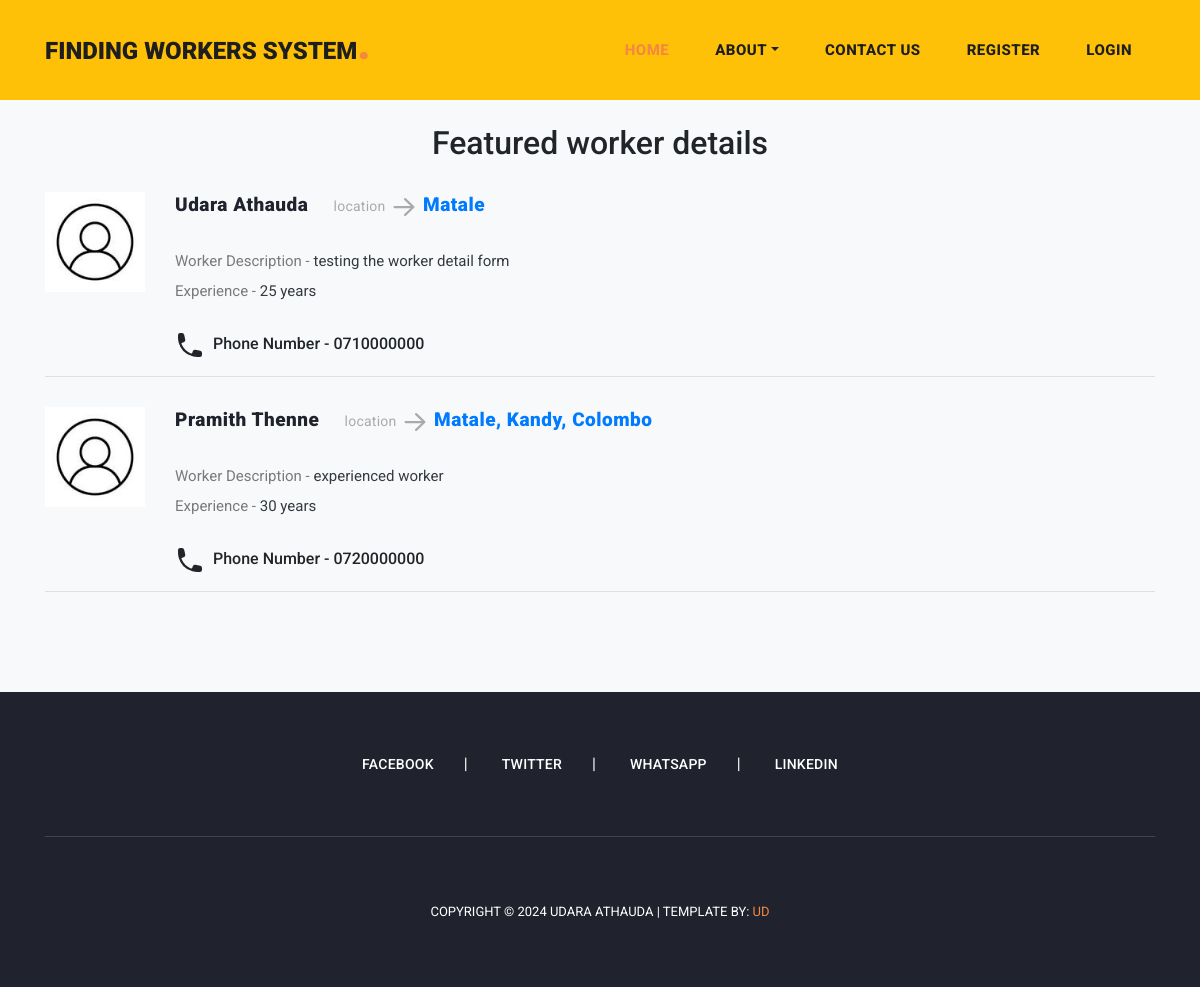
Screenshot of /workerDetailDisplay/1/ with the database file from the repository.
### formsapp/models.py (models this page shows, shortened)
class WorkerDetails(models.Model):
    First_name = models.CharField(max_length=50)
    Last_name = models.CharField(max_length=50)
    Worker_image = models.ImageField(upload_to='images/', blank=True, null=True, default='images/propic.jpeg')
    Contact_number = models.IntegerField()
    Location = models.CharField(max_length=100)
    Working_areas = models.ManyToManyField(WorkerArea, related_name='areas')
    Experience = models.CharField(max_length=50)
    Description = models.TextField()
    Reg_date = models.DateField(auto_now_add=True)
    Accept = models.BooleanField(default=False)

### formsapp/views.py (the view)
# urls.py: path('workerDetailDisplay/<int:param>/', views.workerDetailDisplay, name='workerDetailDisplay'),
def workerDetailDisplay(request, param):
    userConf = request.session.get('confirm')
    user_name = request.session.get('userDetails')
    workerDetails = WorkerDetails.objects.filter(Working_areas=param, Accept=True)
    if workerDetails:
        return render(request, 'workerDetailDisplay.html', {'confirm': userConf, 'userName': user_name, 'details': workerDetails})
    else:
        messages.error(request, 'No worker details are available in this worker area')
        return render(request, 'workerDetailDisplay.html', {'confirm': userConf, 'userName': user_name})

### templates/workerDetailDisplay.html (shortened to what this page needs)
{% extends 'basepage.html' %}
{% block content %}
<br>
<div class="blog-posts">
    <div class="container">
        <h2 class="text-center mt-5">Featured worker details</h2>
        {% for detail in details %}
        <div class="sidebar-item comments">
            <div class="content">
                <ul>
                    <li>
                        <div class="author-thumb">
                            <img src="{{detail.Worker_image.url}}" alt="" style="width: 100px; height: 100px;">
                        </div>
                        <div class="right-content">
                            <h4>
                                {{detail.First_name}} {{detail.Last_name}} <span>location
                                </span><strong class="text-primary">{{detail.Location}}</strong>
                            </h4>
                            <br>
                            <p>Worker Description - <span class="text-dark">{{detail.Description}}</span></p>
                            <p>Experience - <span class="text-dark">{{detail.Experience}}</span></p>
                            <br>
                            <h6>Phone Number - 0{{detail.Contact_number}}</h6>
                        </div>
                    </li>
                </ul>
            </div>
        </div>
        <hr>
        {% endfor %}
    </div>
</div>
{% endblock %}

### templates/basepage.html (shortened to what this page needs)
{% load static %}
<!DOCTYPE html>
<html lang="en">
  <head>
    <link href="{% static 'vendor/bootstrap/css/bootstrap.min.css' %}" rel="stylesheet">
    <link rel="stylesheet" href="{% static 'assets/css/fontawesome.css' %}">
    <link rel="stylesheet" href="{% static 'assets/css/style.css' %}">
    <link rel="stylesheet" href="{% static 'assets/css/owl.css' %}">
  </head>
  <body class="bg-light">
    <header class="fixed-top bg-warning">
      <nav class="navbar navbar-expand-lg">
        <div class="container">
          <a class="navbar-brand" href="/"><h2>Finding Workers System<em>.</em></h2></a>
          <div class="collapse navbar-collapse" id="navbarResponsive">
            <ul class="navbar-nav ml-auto">
              <li class="nav-item active">
                <a class="nav-link" href="/">Home
                </a>
              </li>
              <li class="nav-item dropdown">
                  <a class="nav-link dropdown-toggle" data-toggle="dropdown" href="#" role="button" aria-haspopup="true" aria-expanded="false">About</a>
              </li>
              <li class="nav-item">
                <a class="nav-link" href="/contactUs">Contact Us</a>
              </li>
              {% if confirm != None %}
              <li class="nav-item">
                <a class="nav-link" href="/workerDetail">Post ads</a>
              </li>
              <li class="nav-item">
                <a class="nav-link active" href="/userProfile">Hello, {{userName}}</a>
              </li>
              <li class="nav-item">
                <a class="nav-link" href="/logout">Logout</a>
              </li>
              {% else %}
              <li class="nav-item">
                <a class="nav-link" href="/register">Register</a>
              </li>
              <li class="nav-item">
                <a class="nav-link" href="/login">Login</a>
              </li>
              {% endif %}
            </ul>
          </div>
        </div>
      </nav>
    </header>
{% block content %}{% endblock %}
    <footer>
      <div class="container">
        <div class="row">
          <div class="col-lg-12">
            <ul class="social-icons">
              <li><a href="#">Facebook</a></li>
              <li><a href="#">Twitter</a></li>
              <li><a href="#">Whatsapp</a></li>
              <li><a href="#">Linkedin</a></li>
            </ul>
          </div>
          <div class="col-lg-12">
            <div class="copyright-text">
              <p>
                Copyright © 2024 Udara Athauda
                | Template by: <a href="">UD</a>
              </p>
            </div>
          </div>
        </div>
      </div>
    </footer>
  </body>
</html>

### static/assets/css/style.css (style rules this page uses)
body { font-family: 'Roboto', sans-serif; overflow-x: hidden; text-rendering: optimizeLegibility; -webkit-font-smoothing: antialiased; -moz-osx-font-smoothing: grayscale; }
p { margin-bottom: 0px; font-size: 15px; font-weight: 400; color: #7a7a7a; line-height: 30px; }
a { text-decoration: none!important; }
ul { padding: 0; margin: 0; list-style: none; }
h1,h2,h3,h4,h5,h6 { margin: 0px; }
header { position: absolute; z-index: 99999; width: 100%; height: 100px; background-color: #f7f7f7; -webkit-transition: all 0.3s ease-in-out 0s; -moz-transition: all 0.3s ease-in-out 0s; -o-transition: all 0.3s ease-in-out 0s; transition: all 0.3s ease-in-out 0s; }
header .navbar { padding: 25px 0px; }
.navbar .navbar-brand { float: left; margin-top: -12px; outline: none; }
.navbar .navbar-brand h2 { color: #1e1e1e; text-transform: uppercase; font-size: 24px; font-weight: 900; -webkit-transition: all .3s ease 0s; -moz-transition: all .3s ease 0s; -o-transition: all .3s ease 0s; transition: all .3s ease 0s; }
.navbar .navbar-brand h2 em { font-size: 44px; font-style: normal; color: #f48840; }
#navbarResponsive { z-index: 999; }
.navbar-collapse { text-align: center; }
.navbar .navbar-nav .nav-item { margin: 0px 15px; }
.navbar .navbar-nav a.nav-link { text-transform: capitalize; font-size: 15px; font-weight: 800; text-transform: uppercase; letter-spacing: 0.5px; color: #1e1e1e; transition: all 0.3s; }
.navbar .navbar-nav .nav-link:hover, .navbar .navbar-nav .active>.nav-link, .navbar .navbar-nav .nav-link.active, .navbar .navbar-nav .nav-link.show, .navbar .navbar-nav .show>.nav-link { color: #f48840; }
.blog-posts { margin-top: 100px; }
.blog-posts .comments { margin-top: 30px; }
.blog-posts .comments ul li { display: inline-block; margin-bottom: 20px; padding-bottom: 20px; border-bottom: 1px solid #eee; }
.blog-posts .comments ul li:last-child { margin-bottom: 0px; padding-bottom: 0px; border-bottom: none; }
.blog-posts .comments ul li .author-thumb { display: inline; float: left; }
.blog-posts .comments ul li .author-thumb img { max-width: 100px; display: inline; }
.blog-posts .comments ul li .right-content { margin-left: 130px; }
.blog-posts .comments ul li .right-content h4 { color: #20232e; font-size: 19px; font-weight: 900; letter-spacing: 0.5px; }
.blog-posts .comments ul li .right-content h4 span { font-size: 14px; color: #aaa; font-weight: 400; letter-spacing: 0.25px; margin-left: 20px; }
footer { margin-top: 100px; text-align: center; background-color: #20232e; padding: 60px 0px; }
footer ul.social-icons { padding-bottom: 60px; margin-bottom: 60px; border-bottom: 1px solid rgba(250,250,250,0.15); }
footer ul.social-icons li { display: inline-block; margin-right: 30px; }
footer ul.social-icons li:after { content: "|"; color: #fff; margin-left: 30px; }
footer ul.social-icons li:last-child { margin-right: 0px; }
footer ul.social-icons li:last-child::after { display: none; }
footer ul.social-icons li a { font-size: 14px; text-transform: uppercase; color: #fff; font-weight: 500; letter-spacing: 0.25px; transition: all .3s; }
footer p { font-size: 13px; text-transform: uppercase; color: #fff; }
footer p a { color: #f48840; }

### rows the page displays
WorkerDetails: Worker_image (picture), First_name "Udara", Last_name "Athauda", Location "Matale", Description "testing the worker detail form", Experience "25 years", Contact_number "710000000"
WorkerDetails: Worker_image (picture), First_name "Pramith", Last_name "Thenne", Location "Matale, Kandy, Colombo", Description "experienced worker", Experience "30 years", Contact_number "720000000"
